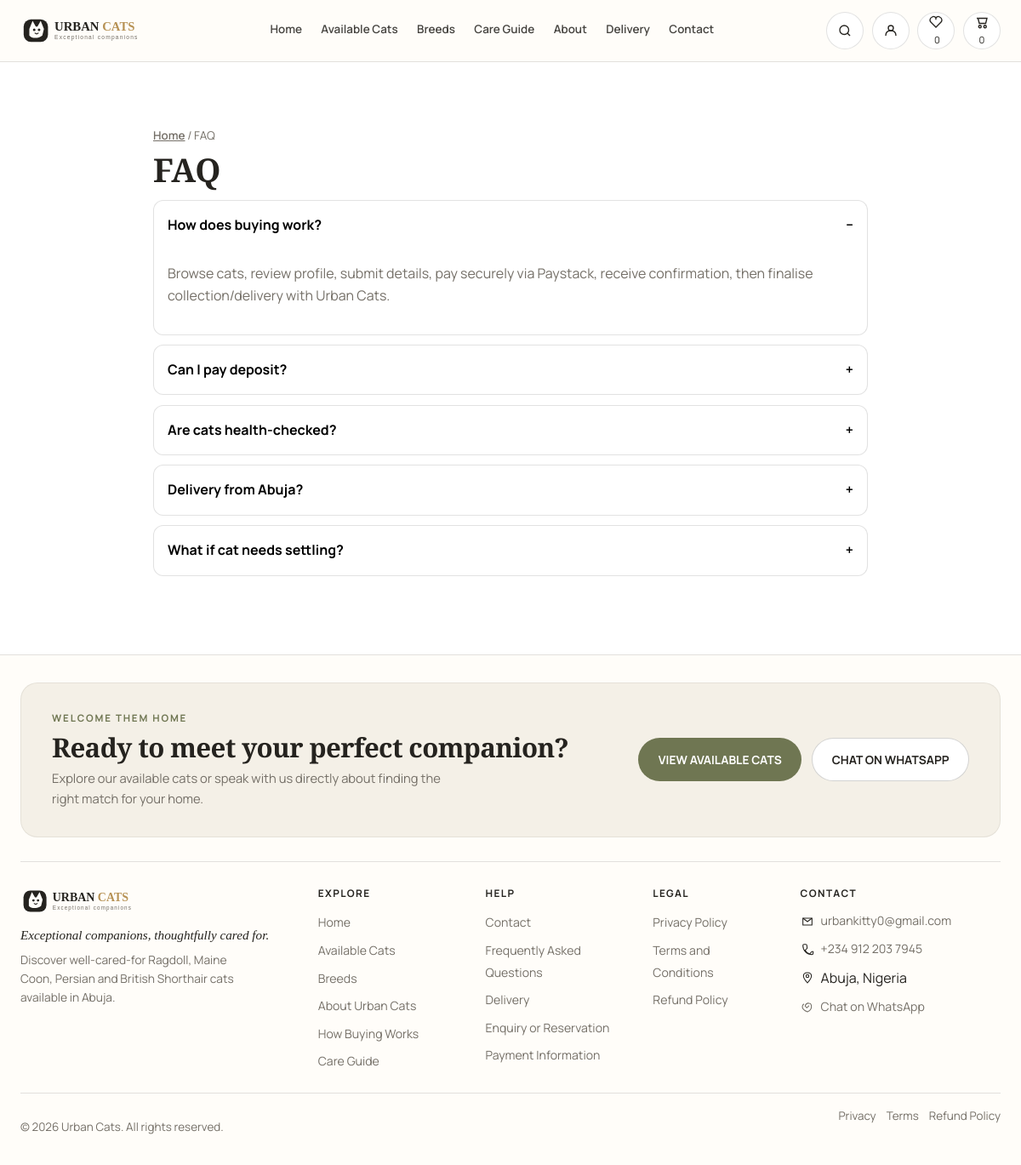
The app's page /faq.php with its own data.
### tables this page shows
CREATE TABLE `faqs` (
  `id` INT UNSIGNED AUTO_INCREMENT PRIMARY KEY,
  `question` VARCHAR(255) NOT NULL,
  `answer` TEXT NOT NULL,
  `sort_order` INT NOT NULL DEFAULT 0,
  `is_published` TINYINT(1) NOT NULL DEFAULT 1,
  `created_at` TIMESTAMP DEFAULT CURRENT_TIMESTAMP
);

### config/config.php (called while the page is built)
<?php
return [
    'db' => ['host'=>'127.0.0.1','name'=>'urban_cats','user'=>'root','pass'=>'','charset'=>'utf8mb4'],
    'site' => ['name'=>'Urban Cats','base_url'=>'http://localhost/urbancat'],
    'security' => ['session_name'=>'urbancats_sess','csrf_token_name'=>'csrf_token'],
    'upload' => [
        'max_bytes'=>4*1024*1024,
        'allowed_mimes'=>['image/jpeg','image/png','image/webp'],
        'allowed_ext'=>['jpg','jpeg','png','webp'],
        'dir'=>__DIR__.'/../uploads/cats',
        'url_prefix'=>'uploads/cats',
        'thumb_w'=>600,
    ],
    'contact' => ['to_email'=>'urbankitty0@gmail.com','whatsapp_number'=>'2349122037945'],
    'paystack' => ['public_key'=>'pk_test_placeholder','secret_key'=>'sk_test_placeholder','webhook_secret'=>'whsec_placeholder','currency'=>'NGN'],
    'app' => ['env'=>'development'],
];

### includes/helpers.php (called while the page is built, shortened)
<?php
function e(string $s): string {return htmlspecialchars($s, ENT_QUOTES|ENT_SUBSTITUTE,'UTF-8');}
function base_url(string $p=''):string{static $b=null;if($b===null){$cfg=require __DIR__.'/../config/config.php';$b=rtrim($cfg['site']['base_url'],'/'); }return $b.($p?'/'.ltrim($p,'/'):'');}
function asset(string $p):string{return base_url($p);}

### faq.php (the view)
<?php require __DIR__.'/includes/bootstrap.php'; $faqs=$pdo->query("SELECT * FROM faqs WHERE is_published=1 ORDER BY sort_order")->fetchAll(); $pageTitle='FAQ — Urban Cats'; ?>
<!doctype html><html lang="en"><head><?php include __DIR__.'/includes/partials/head.php'; ?></head><body>
<?php include __DIR__.'/includes/partials/header.php'; ?>
<main id="main"><div class="container section" style="max-width:840px"><div class="breadcrumbs"><a href="<?= asset('index.php') ?>">Home</a> / FAQ</div><h1 class="h2" style="font-family:var(--font-display)">FAQ</h1><div style="display:grid; gap:.7rem; margin-top:1rem"><?php foreach($faqs as $i=>$f): ?><div class="faq-item <?= $i===0?'is-open':'' ?>"><button data-faq-btn aria-expanded="<?= $i===0?'true':'false' ?>"><span><?= e($f['question']) ?></span><span><?= $i===0?'−':'+' ?></span></button><div class="answer"><p><?= e($f['answer']) ?></p></div></div><?php endforeach; ?></div></div></main>
<?php include __DIR__.'/includes/partials/footer.php'; ?><script type="module" src="<?= asset('assets/js/app.js') ?>"></script></body></html>

### assets/css/style.css (style rules this page uses)
:root { --color-background:#f8f5ef; --color-surface:#fffdf9; --color-cream:#f1ebe1; --color-beige:#dfd2c0; --color-sage:#6f7652; --color-sage-light:#dfe2d1; --color-gold:#b79255; --color-brown:#56483d; --color-charcoal:#25231f; --color-muted:#746f67; --color-border:rgba(37,35,31,.13); --color-border-strong:rgba(37,35,31,.2); --max:1320px; --pad:24px; --header-h:72px; --radius-lg:18px; --radius-md:14px; --radius-sm:10px; --shadow-soft:0 8px 32px rgba(37,35,31,.08); --shadow-card:0 6px 20px rgba(37,35,31,.06); --font-display:"Cormorant Garamond", Georgia, serif; --font-body:"Manrope", Inter, system-ui, sans-serif; }
* { box-sizing:border-box }
html { scroll-behavior:smooth; overflow-x:clip }
body { margin:0; font-family:var(--font-body); color:var(--color-charcoal); background:#FFFFFF; line-height:1.6; -webkit-font-smoothing:antialiased; overflow-x:clip }
a { color:inherit; text-decoration:none }
.container { max-width:var(--max); margin-inline:auto; padding-inline:var(--pad) }
.section { padding:clamp(36px,5vw,72px) 0 }
.h2 { font-family:var(--font-display); font-size:clamp(1.7rem,3.2vw,2.5rem); line-height:1.05; margin:0; font-weight:600 }
.breadcrumbs { font-size:.84rem; color:var(--color-muted); margin:1rem 0 .5rem }
.breadcrumbs a { text-decoration:underline; font-weight:600 }
.faq-item { border:1px solid var(--color-border); border-radius:12px; overflow:hidden; background:#fff }
.faq-item button { width:100%; text-align:left; padding:1rem; background:none; border:0; font:inherit; font-weight:700; cursor:pointer; display:flex; justify-content:space-between }
.faq-item .answer { display:none; padding:0 1rem 1rem; color:var(--color-muted) }
.faq-item.is-open .answer { display:block }

### records on screen
faqs: question "How does buying work?", answer "Browse cats, review profile, submit details, pay securely via Paystack, receive confirmation, then finalise collection/delivery with Urban Cats."
faqs: question "Can I pay deposit?"
faqs: question "Are cats health-checked?"
faqs: question "Delivery from Abuja?"
faqs: question "What if cat needs settling?"

### other values on screen
$favCnt "0"
$cartCnt "0"
$contactEmail "urbankitty0@gmail.com"
$contactPhoneIntl "+234 912 203 7945"
$addr "Abuja, Nigeria"
